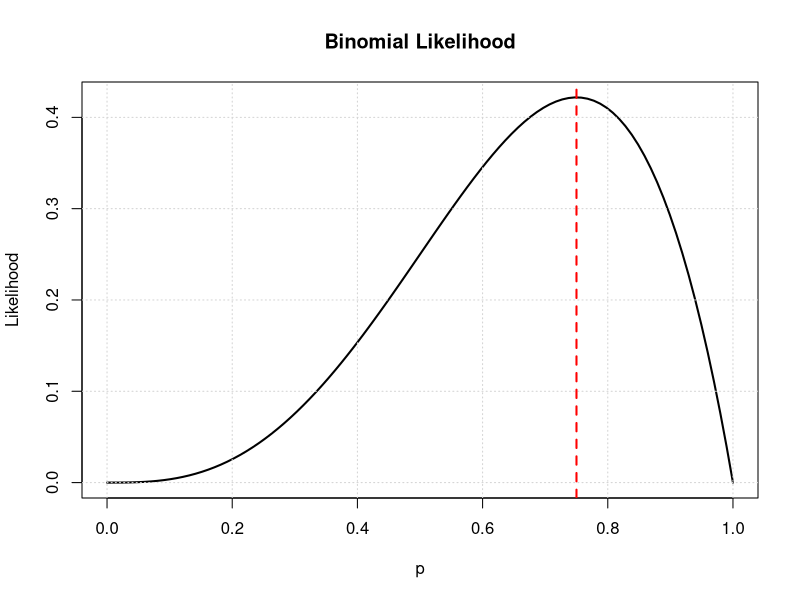
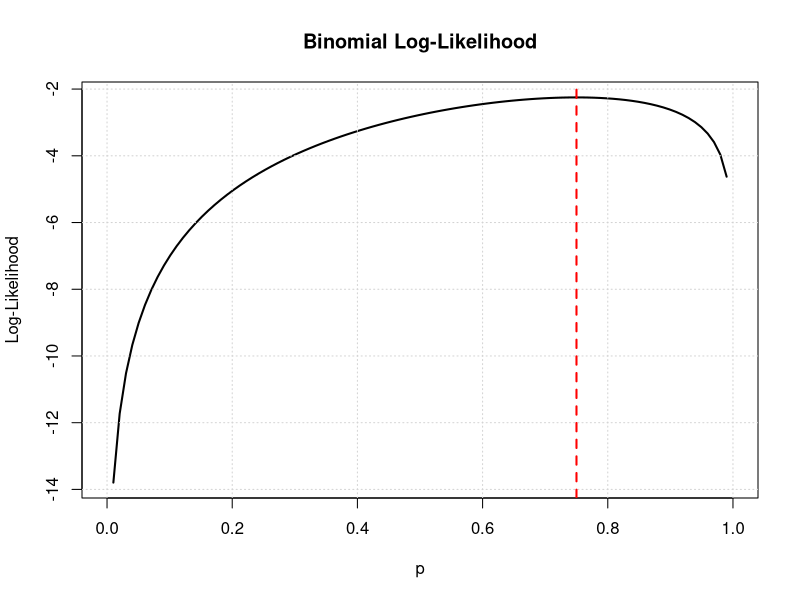

Here is the R script that generated these plots, in order:
# Computes and plots the log/likelihood function for a binomial experiment

# Number of coin flips
N = 4

# Number of heads
k = 3



### LIKELIHOOD ###
lik = function(p) choose(N,k) * p^k * (1-p)^(N-k)

# Plot
x = seq(from = 0, to = 1, length.out = 100)
plot(x, lik(x), xlim = c(0,1),
     type = 'l', lwd = 2,
     xlab = 'p', ylab = 'Likelihood',
     main = 'Binomial Likelihood')
grid(nx = NULL, ny = NULL)

# Indicate maximum likelihood estimate
abline(v = k/N, lty = 2, lwd = 2, col = 'red')



### LOG LIKELIHOOD ###
loglik = function(p) k*log(p) + (N-k)*log(1-p)

# Plot
x = seq(from = 0, to = 1, length.out = 100)
plot(x, loglik(x), xlim = c(0,1),
     type = 'l', lwd = 2,
     xlab = 'p', ylab = 'Log-Likelihood',
     main = 'Binomial Log-Likelihood')
grid(nx = NULL, ny = NULL)

# Indicate maximum likelihood estimate
abline(v = k/N, lty = 2, lwd = 2, col = 'red')


